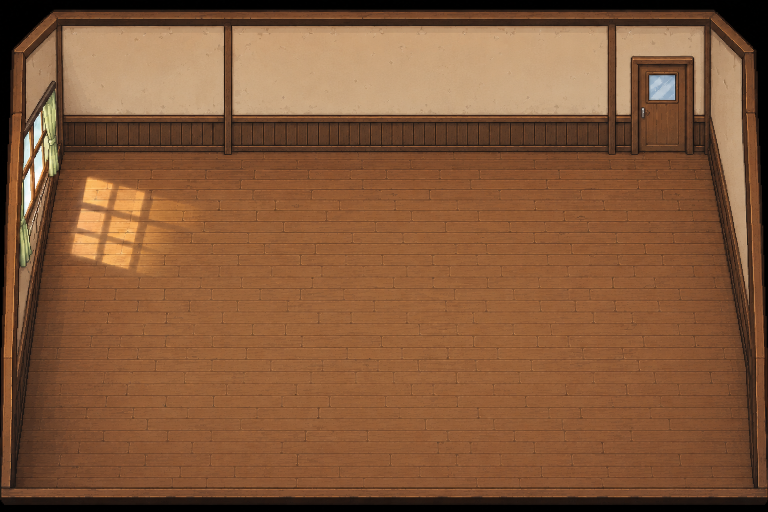
#> input picture Assets/Art/New2_0/School/Source/SchoolShell.png, 1536 x 1024 px, found by its file name (shown at 1/2 size)
$ python make_shell_tex.py
#> lines starting #> are read from the running program, lines starting #| are printed output that depends on the picture; after the words box and inside, x2 and y2 are one past the last pixel; in counts of white or black regions, pixels touching at a corner belong together
"""房间壳材质砖生成器：从初版家房间壳 home_new_space.png 生成可平铺的地板砖与墙带。

2026-10-20 晚（第四轮）——**按初版比例校正取材口径**：
    用户要求「参照初版家庭环境去设计房间壳」。核对 git 后确认
    `home_new_space.png` / `home_new_reference.png` 自初版 commit 900848a 起
    blob 未变（`git rev-parse 900848a:<path>` == `HEAD:<path>`），
    所以初版设计就是这两个文件本身，本轮直接把取材口径对齐它们。

    初版壳北墙逐行精量（x200..500 净面，避开窗与立柱）：
        y 28.. 35   图外暗边                L≈ 8.7
        y 36        极暗铰链线              L≈ 3.8
        y 38.. 63   深木上框                L≈46 -> 58
        y 64        暗分线                  L≈43
        y 65.. 67   过渡（木→奶油）          L≈106 -> 142
        y 68..265   奶油墙面（整段）         L≈148 -> 124（自带纵深变暗）
        y266..      直接切进地板（木色）     L≈62

    **初版没有独立踢脚线**——这是本轮最容易做错的一处：
    先前版本把"墙脚下段（y200..264）"当成踢脚去取，但那段其实就是奶油墙面的下段，
    结果在墙内侧压出一条**亮奶油边**，读起来像"墙里又嵌了一圈框"。
    现在改成三段：外沿(暗) + 深木上框 + 奶油墙面，踢脚段取消。

    另外两处修正：
      1. 旧 FACE 取 y68..263 整段 195px 压到 87px；现在**逐像素 1:1** 取 108px，
         保住墙面固有纵深（缩放会把它压扁，墙会"发飘"）。
      2. 旧 BASE 取 y264..296（那是**地板**），把地板当墙用，几何没错但观感错位。

    段高分配（和 = BAND_H = 128）：EDGE 4 / TOP 16 / FACE 108。

产出（都在 Assets/Art/Pixel/Generated/HomeRooms/Materials/）：
    floor_tile.png   360x360  地板砖，水平无缝（纵向留给房间级光照曲线）
    wall_band_h.png  240x128  横墙带（上=外沿+深木上框 / 下=奶油墙面，含墙脚纵深）
    wall_band_v.png  128x240  竖墙带，由横带 ROTATE_-90 而来

素材依据见 Tools/probe_initial_shell.py / probe_initial_wall_layers.py。
"""
import hashlib
import os
import re

import numpy as np
from PIL import Image

SRC = r"E:/大创项目/Assets/Art/New2_0/School/Source/SchoolShell.png"
OUT_DIR = r"E:/大创项目/Assets/Art/Pixel/Generated/HomeRooms/Materials"

# 地板：从**最新版地点壳 SchoolShell.png** 取木地板（用户要求"地板和 git 上保持一致"）。
# 模板匹配证据（Tools/probe_floor_provenance.py）：用户截图的地板小块在 SchoolShell 上
# 命中 MAD=4.66（最小），home_new_space.png 为 9.44 —— 即游戏里看到的地板就出自 SchoolShell。
# 色差也吻合：SchoolShell 地板 RGB(150.4,96.6,57.4) L=101.5 R-B=93.0；
# 家源图同区 L=104.4 但 R-B=122（明显偏橙），对不上。
FLOOR_X = (300, 700)          # 宽 400
FLOOR_Y = (500, 620)          # 高 120
FLOOR_STACK = 3               # 纵向叠 3 段 + 交叉淡化
CROSSFADE = 12                # 段间淡化行数

# 墙：从 SchoolShell 取，按它的四段节奏组装（多点取样见 probe_school_shell_colors.py）
WALL_X = (700, 1160)          # 宽 460，避开窗帘/窗（之前误取窗帘导致色偏）
EDGE_Y = (28, 31)             # 外沿（最上沿的深色收边）
TOP_Y = (31, 45)              # 木框/上沿
FACE_Y = (80, 200)            # 奶油墙面上段（四点实测一致：L≈163.5 R-B≈75.9）
WAIN_Y = (226, 300)           # 深木护墙板（比 128 版向下多取 14px；避开 y300+ 的墙脚过渡带）
BASE_Y = (300, 312)           # 墙脚收边

BAND_H = 160                  # 墙带高度 = 2.5 世界单位 @64PPU（= 墙厚；方案B 加厚）
# 五段按比例重分（和 = BAND_H = 160）。各段取源区间按新高度等比放大，
# 保证每一段内部的纹理密度与 128 版一致、不产生压缩感。
EDGE_H = 4
TOP_H = 15
FACE_H = 76
WAIN_H = 51
BASE_H = BAND_H - EDGE_H - TOP_H - FACE_H - WAIN_H        # 14


# ------------------------------------------------------------------ 工具

def detrend(reg, strength=0.35):
    """逐通道去低通光照梯度。

    必须逐通道重新锚定（`bg.mean(axis=(0,1))`）。若写成标量 `bg.mean()`，
    三个通道会被拉到同一个灰度值，颜色洗成灰——2026-10-20 实测 R-B 从 125 掉到 0.1。
    """
    h, w, _ = reg.shape
    small = Image.fromarray(reg.astype(np.uint8)).resize(
        (max(1, w // 8), max(1, h // 8)), Image.BOX)
    bg = np.asarray(small.resize((w, h), Image.BICUBIC)).astype(np.float32)
    bg = np.clip(bg, 1.0, None)
    flat = reg / bg * bg.mean(axis=(0, 1))
    return np.clip(reg * (1 - strength) + flat * strength, 0, 255)


def mirror_seamless(reg, axis):
    """镜像无缝化：取前一半 + 其镜像，拼接处天然连续，平铺零接缝。

    比 np.roll + crossfade 更可靠——roll 会把对侧边缘像素循环过来，产生硬跳变
    （2026-10-20 实测缝 26.7，镜像法为 0.00）。
    """
    n = reg.shape[axis]
    half = n // 2
    if axis == 1:
        left = reg[:, :half]
        return np.concatenate([left, left[:, ::-1]], axis=1)
    top = reg[:half]
    return np.concatenate([top, top[::-1]], axis=0)


def crossfade_stack(strips, fade):
    """把多条同宽横带纵向叠成一条，接缝处做 fade 行线性淡化（消除硬边）。"""
    h, w, _ = strips[0].shape
    total = h * len(strips)
    out = np.zeros((total, w, 3), dtype=np.float32)
    for i, s in enumerate(strips):
        out[i * h:(i + 1) * h] = s
    for i in range(1, len(strips)):
        y0 = i * h
        lo = max(0, y0 - fade // 2)
        hi = min(total, y0 + fade // 2)
        ramp = np.linspace(0.0, 1.0, hi - lo, dtype=np.float32)[:, None, None]
        # 用相邻两段在接缝处互相淡化
        a = out[lo:hi]
        b = np.roll(out, h, axis=0)[lo:hi]
        out[lo:hi] = a * (1 - ramp) + b * ramp
    return out


# ------------------------------------------------------------------ 生成

def build_floor(a):
    x0, x1 = FLOOR_X
    y0, y1 = FLOOR_Y
    base = detrend(a[y0:y1, x0:x1], 0.30)

    strips = []
    for i in range(FLOOR_STACK):
        shift = i * 37                       # 每段错开，避免同一内容重复
        s = np.roll(base, shift, axis=0)
        strips.append(s)
    stacked = crossfade_stack(strips, CROSSFADE)

    stacked = mirror_seamless(stacked, 1)     # 水平镜像无缝

    # 纵向刻意**不做**镜像：纵向明暗交给房间级的 floor_light_profile()（源图光照纵深）。
    # 若这里也留渐变、外面再镜像平铺，每块砖会形成"V 形"折返，
    # 与光照曲线相撞后出现可见的横向色带（2026-10-20 实测 y≈600 一条亮带一条暗带）。
    # 所以纵向只做"轻度提平"，让砖本身在纵向尽量中性。
    flat = detrend(stacked, 0.85)
    return np.clip(flat, 0, 255).astype(np.uint8)


def build_wall_band(a):
    """按**最新版地点壳（SchoolShell）**的四段节奏组装横墙带。

    段序（自上而下）与学校后墙一致：
        外沿(暗) → 木框/上沿 → 奶油墙面 → 深木护墙板 → 墙脚收边
    护墙板是本轮新增的关键段落——此前家的墙带**没有护墙板**，
    这正是"照学校做"时最明显的缺失。

    取源按学校实测：奶油墙面 y80..200（四点实测 L≈163.5 / R-B≈75.9）、
    护墙板 y240..300（逐 10 行实测 L≈59 / R-B≈48）。
    """
    x0, x1 = WALL_X
    w = x1 - x0

    edge = a[EDGE_Y[0]:EDGE_Y[0] + EDGE_H, x0:x1]
    top = _resize_rows(a[TOP_Y[0]:TOP_Y[1], x0:x1], w, TOP_H)
    face = _resize_rows(a[FACE_Y[0]:FACE_Y[1], x0:x1], w, FACE_H)
    wain = _resize_rows(a[WAIN_Y[0]:WAIN_Y[1], x0:x1], w, WAIN_H)
    base = _resize_rows(a[BASE_Y[0]:BASE_Y[1], x0:x1], w, BASE_H)

    parts = [edge, top, face, wain, base]
    heights = (EDGE_H, TOP_H, FACE_H, WAIN_H, BASE_H)
    names = ("edge", "top", "face", "wain", "base")
    for n, p, h in zip(names, parts, heights):
        assert p.shape[0] == h, (n, p.shape, h)

    # 去低通光照梯度：只压掉左右不均，保留纵向纵深
    parts = [detrend(p, 0.30) for p in parts]

    # 护墙板特殊处理：源区（学校墙下段）带**竖向木板纹理**，
    # 墙带却是横向平铺的 —— 直接铺会把木板纹理重复成"横向条纹"。
    # 改用 crossfade_seamless：首尾交叉淡化，平铺时天然连续，且**不会像镜像那样
    # 在中心产生突变**（镜像法在 460px 周期处会留一道硬缝，实测就是那条最明显的条纹）。
    wain_index = names.index("wain")
    parts[wain_index] = crossfade_seamless(parts[wain_index])

    other = [i for i in range(len(parts)) if i != wain_index]
    for i in other:
        parts[i] = mirror_seamless(parts[i], 1)

    wmin = min(p.shape[1] for p in parts)
    parts = [p[:, :wmin] for p in parts]

    band = np.concatenate(parts, axis=0)
    assert band.shape[0] == BAND_H, band.shape
    return np.clip(band, 0, 255).astype(np.uint8)


def crossfade_seamless(reg, fade_ratio=0.18):
    """首尾交叉淡化，使横向平铺天然连续（不产生镜像法那种中心突变）。

    做法：取一条与 reg 等宽的线性 ramp，用它把"左移半宽的版本"与"原图"混合，
    于是左边界像素逐渐过渡成右边界像素。
    """
    w = reg.shape[1]
    if w < 8:
        return reg
    fade = max(2, int(w * fade_ratio))
    shifted = np.roll(reg, -w // 2, axis=1)
    ramp = np.ones((1, w, 1), dtype=np.float32)
    left = np.linspace(0.0, 1.0, fade, dtype=np.float32)[None, :, None]
    ramp[:, :fade] = left
    ramp[:, -fade:] = left[:, ::-1]
    return reg * ramp + shifted * (1.0 - ramp)


def _resize_rows(src, width, height):
    """把一段源图缩放到 (height, width)，LANCZOS 保留木纹/纸纹。"""
    img = Image.fromarray(np.clip(src, 0, 255).astype(np.uint8)).resize(
        (width, height), Image.LANCZOS)
    return np.asarray(img).astype(np.float32)


def report(name, u8, extra=""):
    uniq = len(np.unique(u8.reshape(-1, 3), axis=0))
    m = u8.reshape(-1, 3).mean(axis=0)
    cold = (u8[:, :, 2].astype(int) > u8[:, :, 0].astype(int) + 5).mean()
    print("  %-14s %-10s 色数=%-6d R-B=%5.1f 偏冷率=%.4f %s" % (
        name, "%dx%d" % (u8.shape[1], u8.shape[0]), uniq, m[0] - m[2], cold, extra))


def write_meta(png_path, template_meta):
    """给材质砖补导入设置：64 PPU / Point 过滤 / 无压缩 / 无 mipmap。

    与家具素材（home_ref_*.png）完全同规格。GUID 由文件名 md5 派生，重复跑不会换 GUID。
    """
    if not os.path.exists(template_meta):
        return False
    meta_path = png_path + ".meta"
    with open(template_meta, encoding="utf-8") as f:
        template = f.read()
    name = os.path.basename(png_path)
    guid = hashlib.md5(name.encode("utf-8")).hexdigest()
    if os.path.exists(meta_path):
        with open(meta_path, encoding="utf-8") as f:
            existing = f.read()
        guid = re.search(r"guid:\s*([0-9a-f]{32})", existing).group(1)
    text = re.sub(r"(guid:\s*)([0-9a-f]{32})", lambda m: m.group(1) + guid, template, count=1)
    text = re.sub(r"(spritePixelsToUnits:\s*)[\d.]+", r"\g<1>64", text)
    with open(meta_path, "w", encoding="utf-8", newline="\n") as f:
        f.write(text)
    return True


def main():
    os.makedirs(OUT_DIR, exist_ok=True)
    a = np.asarray(Image.open(SRC).convert("RGB")).astype(np.float32)

    floor = build_floor(a)
#> after the loop in build_floor, `for i in range(FLOOR_STACK):`: strips = 3 items
#> in crossfade_stack, `total = h * len(strips)`: total = 360
#> the loop in crossfade_stack, `for i, s in enumerate(strips):` made 3 passes
#> after the loop in crossfade_stack, `for i, s in enumerate(strips):`:
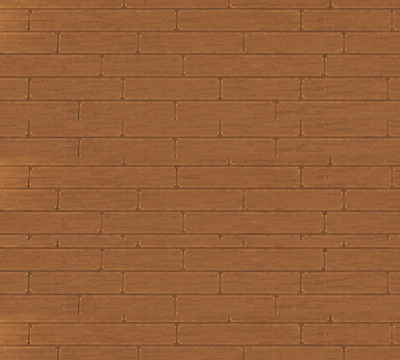
#> out: shape (360, 400, 3) float32; mean R, G, B 150.3, 96.5, 57.2
#> the loop in crossfade_stack, `for i in range(1, len(strips)):` made 2 passes
#> (y0, lo, hi) on passes 1 to 2: (120, 114, 126), (240, 234, 246)
#> after the loop in crossfade_stack, `for i in range(1, len(strips)):`: out: shape (360, 400, 3) float32; 6.11% of pixels changed, all inside (x1, y1, x2, y2) = (0, 115, 400, 246)
    band = build_wall_band(a)
#> call 3 of _resize_rows, with width = 460, height = 51
#> in _resize_rows (call 3), `img = Image.fromarray(np.clip(src, 0, 255).astype(np.uint8)).resize( (..`:
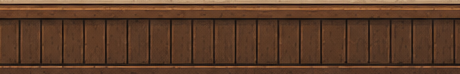
#> src: shape (74, 460, 3) float32; mean of channels 0, 1, 2 91.6, 60.7, 41.1; drawn as R, G, B
#> the loop in build_wall_band, `for n, p, h in zip(names, parts, heights):` made 5 passes
#> (n, h) on passes 1 to 5: ('edge', 4), ('top', 15), ('face', 76), ('wain', 51), ('base', 14)
#> in build_wall_band, `parts = [detrend(p, 0.30) for p in parts]`: parts = 5 items
#> in crossfade_seamless, `shifted = np.roll(reg, -w // 2, axis=1)`:
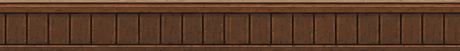
#> shifted: shape (51, 460, 3) float32; mean of channels 0, 1, 2 91.4, 60.6, 40.9; drawn as R, G, B
#> in build_wall_band, `other = [i for i in range(len(parts)) if i != wain_index]`: other = [0, 1, 2, 4]
#> the loop in build_wall_band, `for i in other:` made 4 passes
#> pass 3, in mirror_seamless (call 4), `left = reg[:, :half]`:
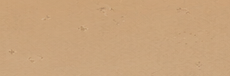
#> left: shape (76, 230, 3) float32; mean of channels 0, 1, 2 200.7, 163.9, 125.2; drawn as R, G, B
#> in build_wall_band, `wmin = min(p.shape[1] for p in parts)`: wmin = 460
#> in build_wall_band, `band = np.concatenate(parts, axis=0)`:
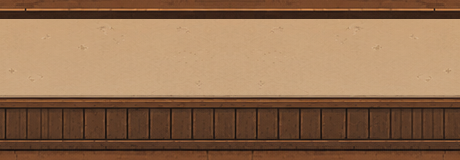
#> band: shape (160, 460, 3) float32; mean of channels 0, 1, 2 144.4, 109.6, 80.3; drawn as R, G, B

    floor_p = os.path.join(OUT_DIR, "floor_tile.png")
    band_p = os.path.join(OUT_DIR, "wall_band_h.png")
    vband_p = os.path.join(OUT_DIR, "wall_band_v.png")

    Image.fromarray(floor).save(floor_p)
    Image.fromarray(band).save(band_p)

    # 竖墙带：左=外沿+压边（朝墙外），右=踢脚线（朝房间内）
    v = np.asarray(Image.fromarray(band).rotate(-90, expand=True))
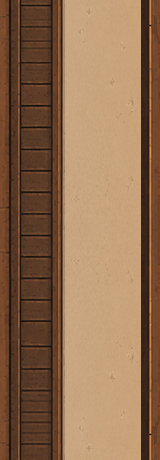
#> v: shape (460, 160, 3); mean R, G, B 143.9, 109.1, 79.8
    Image.fromarray(v).save(vband_p)

    template = r"E:/大创项目/Assets/Art/Pixel/Generated/HomeReference/Props/home_ref_sofa.png.meta"
    for p in (floor_p, band_p, vband_p):
        write_meta(p, template)

    print("=== 材质砖 ===")
    f = floor.astype(np.float32)
    report("floor_tile", floor, "水平缝=%.2f 垂直缝=%.2f 内部=%.2f" % (
        np.abs(f[:, 0] - f[:, -1]).mean(), np.abs(f[0] - f[-1]).mean(),
        np.abs(f[:, 2] - f[:, 1]).mean()))
#> in report, `uniq = len(np.unique(u8.reshape(-1, 3), axis=0))`: uniq = 3420
#> in report, `m = u8.reshape(-1, 3).mean(axis=0)`: m = [150.2, 96.33, 56.81]
#> in report, `cold = (u8[:, :, 2].astype(int) > u8[:, :, 0].astype(int) + 5).mean()`: cold = 0
#|   floor_tile     400x360    色数=3420   R-B= 93.4 偏冷率=0.0000 水平缝=0.00 垂直缝=3.60 内部=1.79
    b = band.astype(np.float32)
    report("wall_band_h", band, "水平缝=%.2f 内部=%.2f" % (
        np.abs(b[:, 0] - b[:, -1]).mean(), np.abs(b[:, 2] - b[:, 1]).mean()))
#|   wall_band_h    460x160    色数=7573   R-B= 64.1 偏冷率=0.0000 水平缝=0.80 内部=1.96
    report("wall_band_v", v, "垂直缝=%.2f" % np.abs(v[0] - v[-1]).mean().mean())
#|   wall_band_v    160x460    色数=7573   R-B= 64.1 偏冷率=0.0000 垂直缝=21.53

    # 目检图
    fh, fw, _ = floor.shape
#> fh = 360; fw = 400
    tiled = Image.new("RGB", (fw * 2, fh * 2))
#> tiled: PIL image 800x720 RGB; every value is 0
    for i in range(2):
        for j in range(2):
            tiled.paste(Image.fromarray(floor), (i * fw, j * fh))
    sheet = Image.new("RGB", (fw * 3, fh + band.shape[0] + 6), (255, 0, 0))
    sheet.paste(tiled.resize((fw, fh), Image.LANCZOS), (0, 0))
    sheet.paste(Image.fromarray(band), (0, fh + 6))
    sheet.paste(Image.fromarray(band), (band.shape[1], fh + 6))
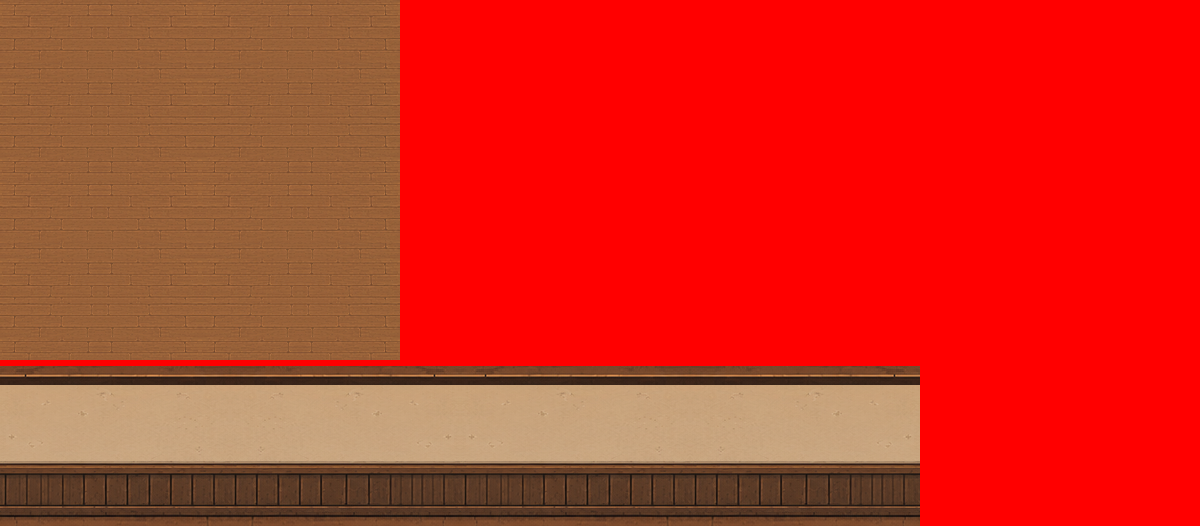
#> sheet: PIL image 1200x526 RGB; mean R, G, B 205.2, 47.4, 31.6
    sheet.save(r"E:/大创项目/Tools/_materials_final.png")
    print("  saved Tools/_materials_final.png（左上=地板2x2缩略 下=墙带x2）")


if __name__ == "__main__":
    main()
